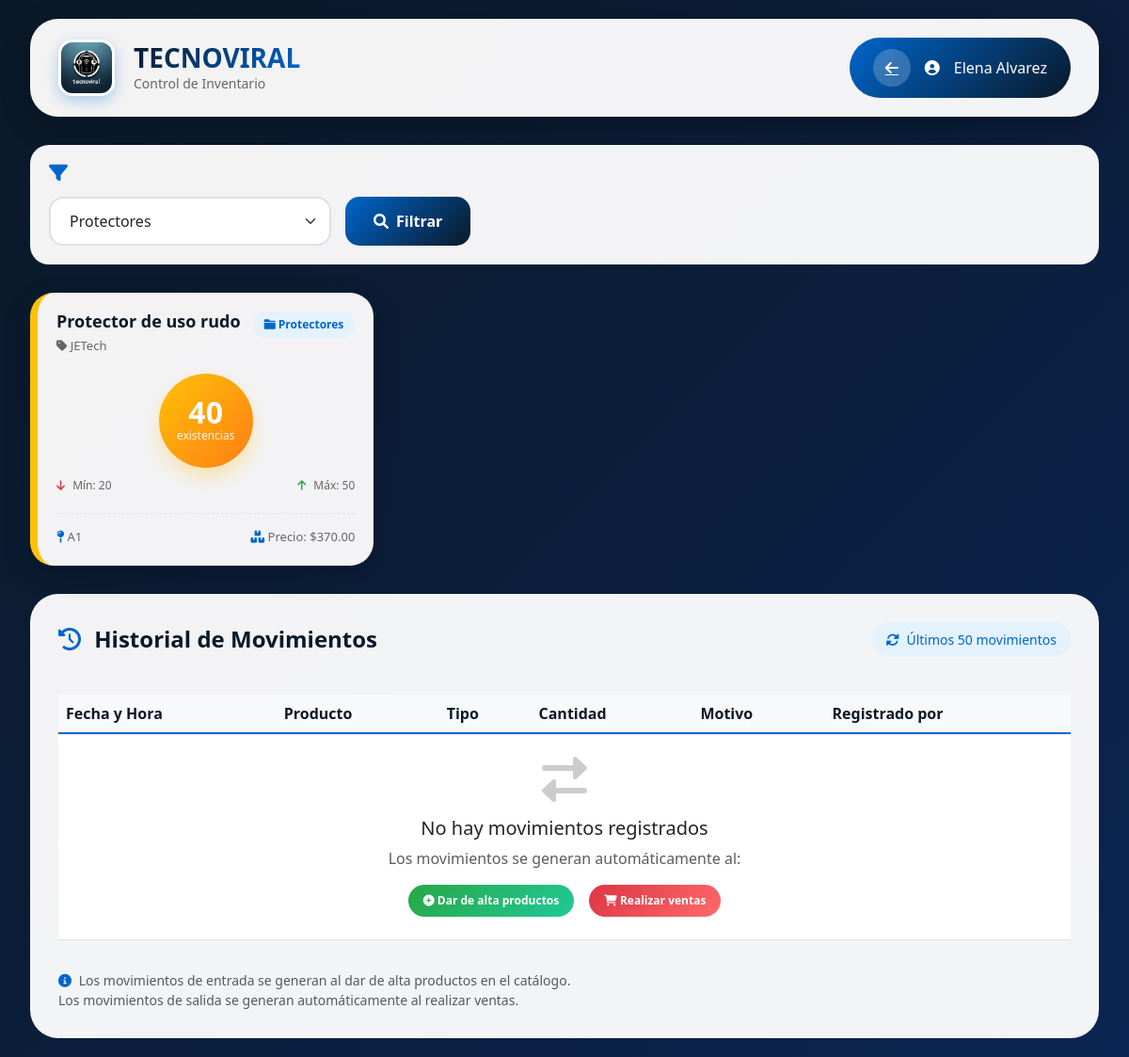
The page /electronica_bd/inventario.php?categoria=1 (signed in) on the database its author committed.
### tables this page shows
CREATE TABLE `productos` (
  `id` int(11) NOT NULL,
  `nombre` varchar(200) NOT NULL,
  `descripcion` text DEFAULT NULL,
  `id_categoria` int(11) DEFAULT NULL,
  `marca` varchar(100) NOT NULL,
  `precio` decimal(10,2) NOT NULL,
  `stock` int(11) NOT NULL DEFAULT 0,
  `stock_minimo` int(11) DEFAULT 5,
  `stock_maximo` int(11) DEFAULT 100,
  `ubicacion` varchar(50) DEFAULT NULL,
  `fecha_registro` timestamp NOT NULL DEFAULT current_timestamp(),
  `activo` tinyint(1) DEFAULT 1
);

CREATE TABLE `categorias` (
  `id` int(11) NOT NULL,
  `nombre` varchar(100) NOT NULL,
  `descripcion` text DEFAULT NULL,
  `fecha_creacion` timestamp NOT NULL DEFAULT current_timestamp()
);

### electronica_bd/inventario.php (the view, shortened to what this page needs)
<?php
require_once 'conexion.php';
$user_nombre = $_SESSION['user_nombre'];
$categoria_filtro = isset($_GET['categoria']) ? intval($_GET['categoria']) : 0;
if ($categoria_filtro > 0) {
    $query_productos = "SELECT p.*, c.nombre as categoria_nombre
                        FROM productos p
                        LEFT JOIN categorias c ON p.id_categoria = c.id
                        WHERE p.activo = 1 AND p.id_categoria = $categoria_filtro
                        ORDER BY p.stock ASC";
}
$result_productos = mysqli_query($conn, $query_productos);
$query_categorias = "SELECT * FROM categorias ORDER BY nombre";
$result_categorias = mysqli_query($conn, $query_categorias);
$query_movimientos = "SELECT m.*, p.nombre as producto_nombre, u.nombre as usuario_nombre
                      FROM movimientos_inventario m
                      JOIN productos p ON m.id_producto = p.id
                      JOIN usuarios u ON m.id_usuario = u.id
                      ORDER BY m.fecha_movimiento DESC
                      LIMIT 50";
$result_movimientos = mysqli_query($conn, $query_movimientos);
?>
<!DOCTYPE html>
<html lang="es">
<head>
    <link href="https://cdn.jsdelivr.net/npm/bootstrap@5.3.0/dist/css/bootstrap.min.css" rel="stylesheet">
    <link rel="stylesheet" href="https://cdnjs.cloudflare.com/ajax/libs/font-awesome/6.0.0/css/all.min.css">
</head>
<body>
    <div class="container-fluid">
        <div class="header">
            <div class="logo-area">
                <img src="imagenes/logoe.jpeg" alt="TecnoViral" class="logo-mini" onerror="this.src='https://via.placeholder.com/60x60?text=TV'">
                <div class="titulo">
                    <h1>TECNOVIRAL</h1>
                    <p>Control de Inventario</p>
                </div>
            </div>
            <div class="user-info">
                <a href="menu_principal.php" class="btn-back">
                    <i class="fas fa-arrow-left"></i>
                </a>
                <i class="fas fa-user-circle"></i>
                <span><?php echo htmlspecialchars($user_nombre); ?></span>
            </div>
        </div>
        <div class="filtros-card">
            <i class="fas fa-filter" style="color: #0066cc; font-size: 20px;"></i>
            <form method="GET" action="" style="display: flex; gap: 15px; flex-wrap: wrap; width: 100%;">
                <select name="categoria" class="form-select" style="max-width: 300px;">
                    <?php
                    mysqli_data_seek($result_categorias, 0);
                    while ($cat = mysqli_fetch_assoc($result_categorias)):
                    ?>
                        <option value="<?php echo $cat['id']; ?>" <?php echo $categoria_filtro == $cat['id'] ? 'selected' : ''; ?>>
                            <?php echo $cat['nombre']; ?>
                        </option>
                    <?php endwhile; ?>
                </select>
                <button type="submit" class="btn-filtrar">
                    <i class="fas fa-search me-2"></i>Filtrar
                </button>
            </form>
        </div>
        <div class="inventario-grid" id="productos-bajos">
            <?php if (mysqli_num_rows($result_productos) > 0): ?>
                <?php while ($producto = mysqli_fetch_assoc($result_productos)):
                    $stock_class = '';
                    if ($producto['stock'] <= $producto['stock_minimo']) {
                        $stock_class = 'stock-bajo';
                    } elseif ($producto['stock'] <= $producto['stock_minimo'] * 2) {
                        $stock_class = 'stock-medio';
                    }
                ?>
                    <div class="producto-card <?php echo $stock_class; ?>">
                        <div class="producto-header">
                            <div class="producto-nombre">
                                <h3><?php echo htmlspecialchars($producto['nombre']); ?></h3>
                                <p><i class="fas fa-tag"></i> <?php echo htmlspecialchars($producto['marca']); ?></p>
                            </div>
                            <span class="producto-categoria">
                                <i class="fas fa-folder"></i> <?php echo $producto['categoria_nombre']; ?>
                            </span>
                        </div>
                        <div class="producto-stock">
                            <div class="stock-circle">
                                <span class="numero"><?php echo $producto['stock']; ?></span>
                                <span class="texto">existencias</span>
                            </div>
                            <div class="stock-minmax">
                                <span><i class="fas fa-arrow-down" style="color: #dc3545;"></i> Mín: <?php echo $producto['stock_minimo']; ?></span>
                                <span><i class="fas fa-arrow-up" style="color: #28a745;"></i> Máx: <?php echo $producto['stock_maximo']; ?></span>
                            </div>
                        </div>
                        <div class="info-ubicacion">
                            <span><i class="fas fa-map-pin"></i> <?php echo $producto['ubicacion'] ?: 'Sin ubicación'; ?></span>
                            <span><i class="fas fa-boxes"></i> Precio: $<?php echo number_format($producto['precio'], 2); ?></span>
                        </div>
                    </div>
                <?php endwhile; ?>
            <?php endif; ?>
        </div>
        <div class="movimientos-card">
            <div class="movimientos-title">
                <h3>
                    <i class="fas fa-history me-2" style="color: #0066cc;"></i>
                    Historial de Movimientos
                </h3>
                <span class="badge-info">
                    <i class="fas fa-sync-alt me-1"></i> Últimos 50 movimientos
                </span>
            </div>
            <div class="table-responsive">
                <table class="table movimientos-table">
                    <thead>
                        <tr>
                            <th>Fecha y Hora</th>
                            <th>Producto</th>
                            <th>Tipo</th>
                            <th>Cantidad</th>
                            <th>Motivo</th>
                            <th>Registrado por</th>
                        </tr>
                    </thead>
                    <tbody>
                        <?php if (mysqli_num_rows($result_movimientos) > 0): ?>
                            <?php while ($mov = mysqli_fetch_assoc($result_movimientos)): ?>
                                <tr>
                                    <td><?php echo date('d/m/Y H:i', strtotime($mov['fecha_movimiento'])); ?></td>
                                    <td><strong><?php echo htmlspecialchars($mov['producto_nombre']); ?></strong></td>
                                    <td>
                                        <?php if ($mov['tipo_movimiento'] == 'entrada'): ?>
                                            <span class="badge-entrada">
                                                <i class="fas fa-arrow-up"></i> ENTRADA
                                            </span>
                                        <?php elseif ($mov['tipo_movimiento'] == 'salida'): ?>
                                            <span class="badge-salida">
                                                <i class="fas fa-arrow-down"></i> SALIDA
                                            </span>
                                        <?php else: ?>
                                            <span class="badge-ajuste">
                                                <i class="fas fa-adjust"></i> AJUSTE
                                            </span>
                                        <?php endif; ?>
                                    </td>
                                    <td><strong><?php echo $mov['cantidad']; ?> pz</strong></td>
                                    <td><?php echo htmlspecialchars($mov['motivo']); ?></td>
                                    <td>
                                        <i class="fas fa-user-circle" style="color: #0066cc;"></i>
                                        <?php echo htmlspecialchars($mov['usuario_nombre']); ?>
                                    </td>
                                </tr>
                            <?php endwhile; ?>
                        <?php else: ?>
                            <tr>
                                <td colspan="6" class="text-center py-4">
                                    <i class="fas fa-exchange-alt fa-3x mb-3" style="color: #ccc;"></i>
                                    <h5>No hay movimientos registrados</h5>
                                    <p class="text-muted">Los movimientos se generan automáticamente al:</p>
                                    <div class="d-flex justify-content-center gap-3 mt-2">
                                        <span class="badge-entrada px-3 py-2">
                                            <i class="fas fa-plus-circle"></i> Dar de alta productos
                                        </span>
                                        <span class="badge-salida px-3 py-2">
                                            <i class="fas fa-shopping-cart"></i> Realizar ventas
                                        </span>
                                    </div>
                                </td>
                            </tr>
                        <?php endif; ?>
                    </tbody>
                </table>
            </div>
            <div class="mt-3 text-muted small">
                <i class="fas fa-info-circle me-1" style="color: #0066cc;"></i>
                Los movimientos de entrada se generan al dar de alta productos en el catálogo.<br>
                Los movimientos de salida se generan automáticamente al realizar ventas.
            </div>
        </div>
    </div>
</body>
</html>

### rows shown on the page
productos: nombre "Protector de uso rudo", marca "JETech", id_categoria.nombre "Protectores", stock "40", stock_minimo "20", stock_maximo "50", ubicacion "A1", precio "370.00"

### other values the page prints
$user_nombre "Elena Alvarez"
form field categoria "Protectores"
